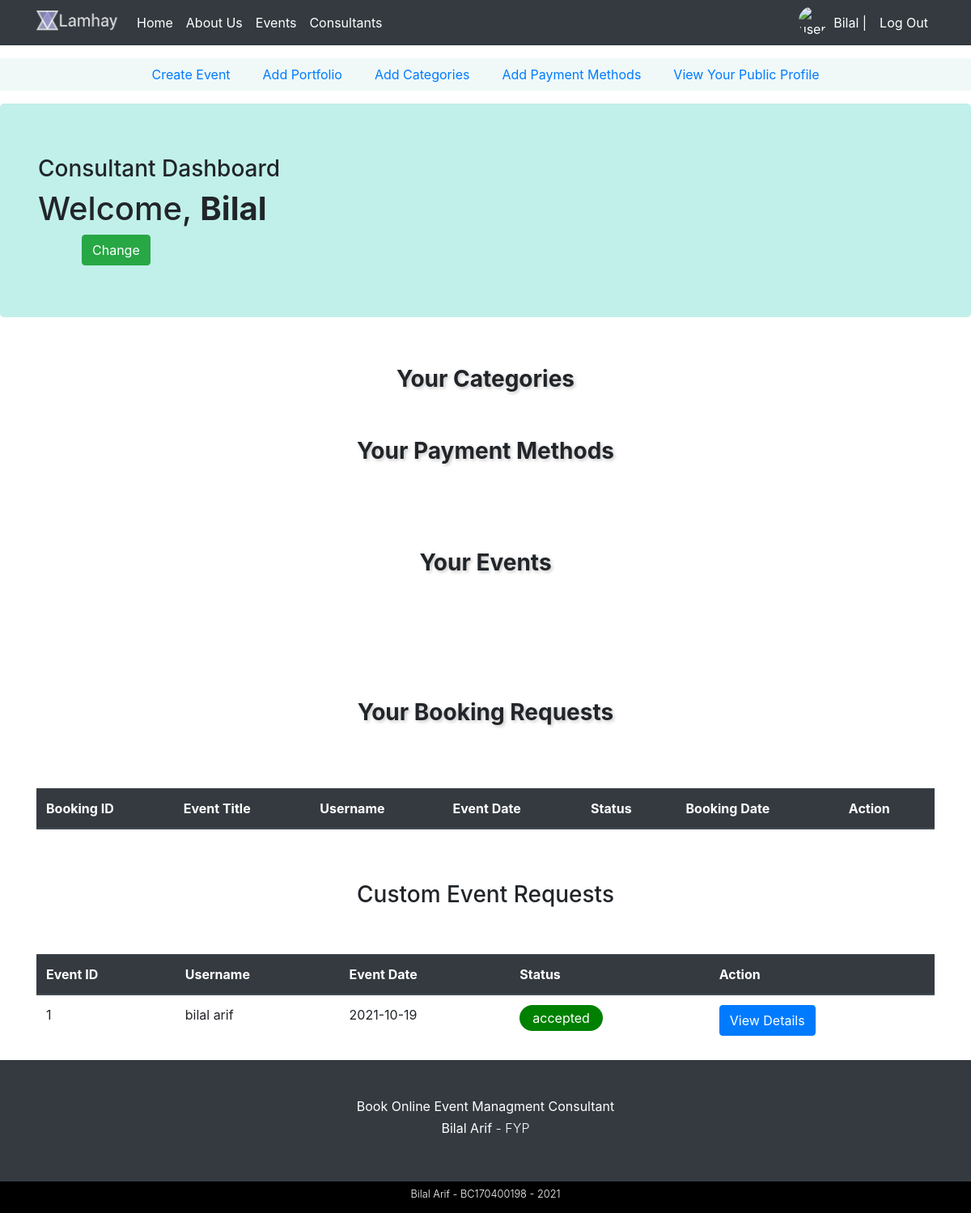
The page /consultant-dashboard.php (signed in) on the database as committed earlier.
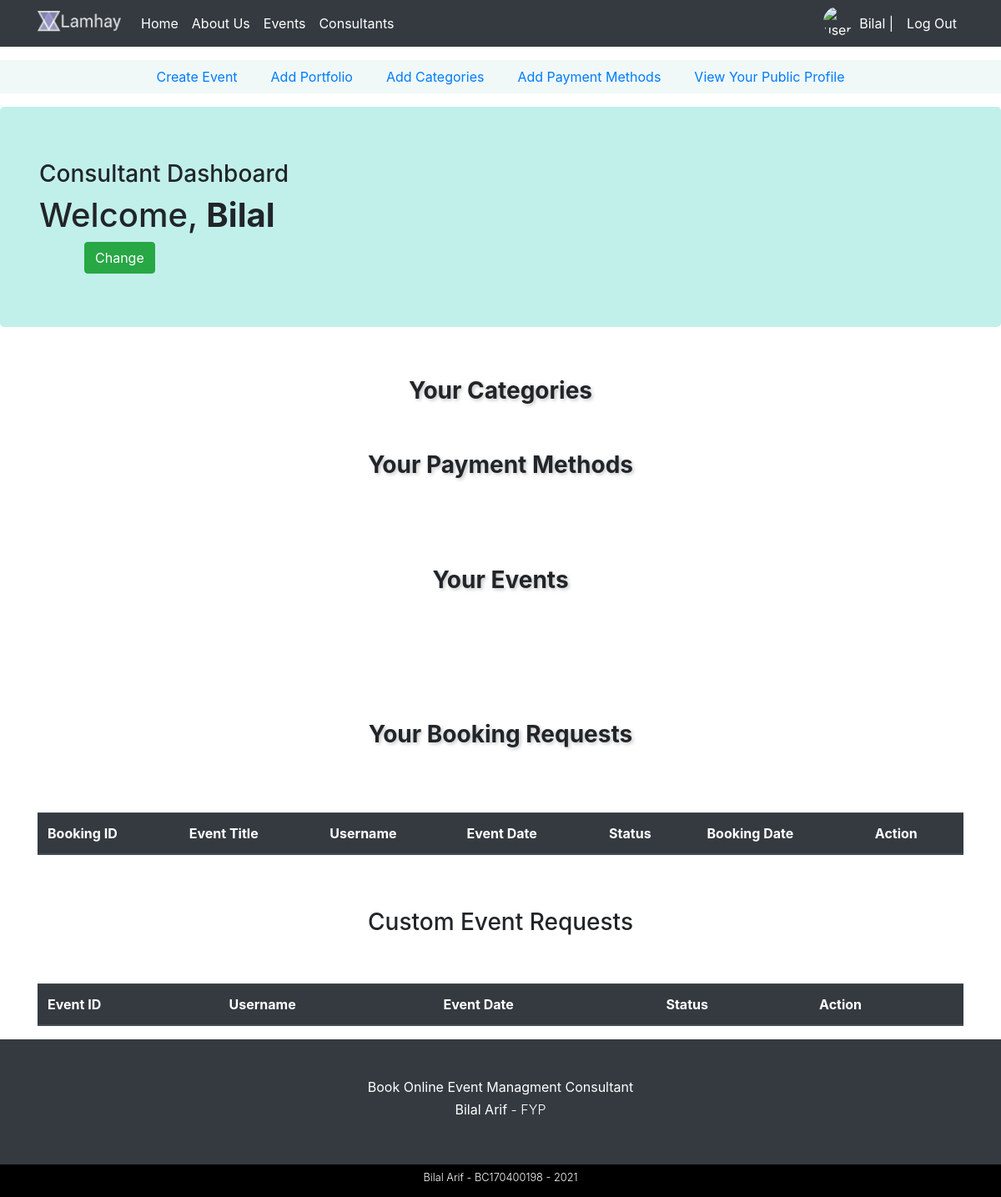
The same page on the database as committed later.
### tables this page shows
CREATE TABLE IF NOT EXISTS `custom_event_request` (
  `id` int(11) NOT NULL AUTO_INCREMENT,
  `user_id` int(11) NOT NULL,
  `username` varchar(255) NOT NULL,
  `consultant_id` int(11) NOT NULL,
  `consultant_name` varchar(255) NOT NULL,
  `event_description` text NOT NULL,
  `event_date` date NOT NULL,
  `event_status` varchar(255) NOT NULL DEFAULT 'pending',
  `created_at` datetime NOT NULL DEFAULT CURRENT_TIMESTAMP,
  PRIMARY KEY (`id`)
);

### includes/classes/Database.php (called while the page is built, shortened)
<?php
class Database {
    private $pdo;
    public function __construct(){
        $this->pdo = new PDO("mysql:host=localhost;dbname=lamhey", "Bilal", "123123");
        $this->pdo->setAttribute(PDO::ATTR_ERRMODE, PDO::ERRMODE_EXCEPTION);
    }
    public function queryDB($sql, $mode, $values = array()){
        $stmt = $this->pdo->prepare($sql);
        foreach($values as $valueToBind){
            $stmt->bindValue($valueToBind[0], $valueToBind[1]);
        }
        $stmt->execute();
        if ($mode != Database::SELECTSINGLE && $mode != Database::SELECTALL && $mode != Database::EXECUTE){
            throw new Exception('Invalid Mode');
        }else if ($mode == Database::SELECTSINGLE){
            return $stmt->fetch(PDO::FETCH_ASSOC);
        }else if ($mode == Database::SELECTALL){
            return $stmt->fetchAll(PDO::FETCH_ASSOC);
        }
    }
}

### includes/classes/CustomEvent.php (called while the page is built, shortened)
<?php
    class CustomEvent {
        protected $db;
        public function __construct() {
            $this->db = new Database();
        }
        public function getConsultantCustomRequest($consultantId) {
            $sql = "SELECT * FROM custom_event_request WHERE consultant_id = :consultant_id";
            $values = array( array(":consultant_id", $consultantId) );
            $result = $this->db->queryDB($sql, Database::SELECTALL, $values);
            return $result;
        }
    }

### process/consultant_dashboard_process.php (the view, shortened to what this page needs)
<?php
$customEvent = new CustomEvent();
$consultantId = $_SESSION['userID'];
$customEvents = $customEvent->getConsultantCustomRequest($consultantId);
function customEventTd($event) {
    $id = $event['id'];
    $username = $event['username'];
    $description = $event['event_description'];
    $eventDate = $event['event_date'];
    $eventStatus = $event['event_status'];
    $card =
        <<<HTML
         <tr>
            <td>$id</td>
            <td>$username</td>
            <td>$eventDate</td>
            <td> <label class="rounded-pill px-3 py-1 $eventStatus" for="">$eventStatus</label></td>
            <td>
                <a class="btn btn-primary" data-toggle="modal" data-target="#customEventDetail$id">
                    View Details
                </a>
                <div class="modal fade" id="customEventDetail$id" tabindex="-1" role="dialog" aria-labelledby="exampleModalLabel" aria-hidden="true">
                    <div class="modal-dialog" role="document">
                        <div class="modal-content">
                            <div class="modal-body">
                                <h4 class="theme-heading">Event Request ID is: $id</h4>
                                <h6>Description</h6>
                                <p>$description</p>
                            </div>
                            <div class="d-flex justify-content-center align-items-center">
                                <form action="" method="post">
                                    <input type="hidden" name="action" value="accepted">
                                    <input type="hidden" name="event_id" value="$id">
                                    <button name="custom_event_status" value="custom_event_status" class="btn btn-success mr-3" type="submit">Accept</button>
                                </form>
                                <form action="" method="post">
                                    <input type="hidden" name="action" value="rejected">
                                    <input type="hidden" name="event_id" value="$id">
                                    <button name="custom_event_status" value="custom_event_status" class="btn btn-danger" type="submit">Reject</button>
                                </form>
                            </div>
                        <div class="modal-footer text-center">
                            <button type="button" class="btn btn-secondary" data-dismiss="modal">Close</button>
                        </div>
                    </div>
                </div>
                </div>
            </td>
         <tr>
HTML;
    echo $card;
}
function customEventList($data) {
    array_map("customEventTd", $data);
}

Rows that differ between the two databases and show on the page:
removed custom_event_request: id "1", username "bilal arif", event_date "2021-10-19", event_status "accepted"
Other text that changed with them:
text no longer shown: "View Details"
